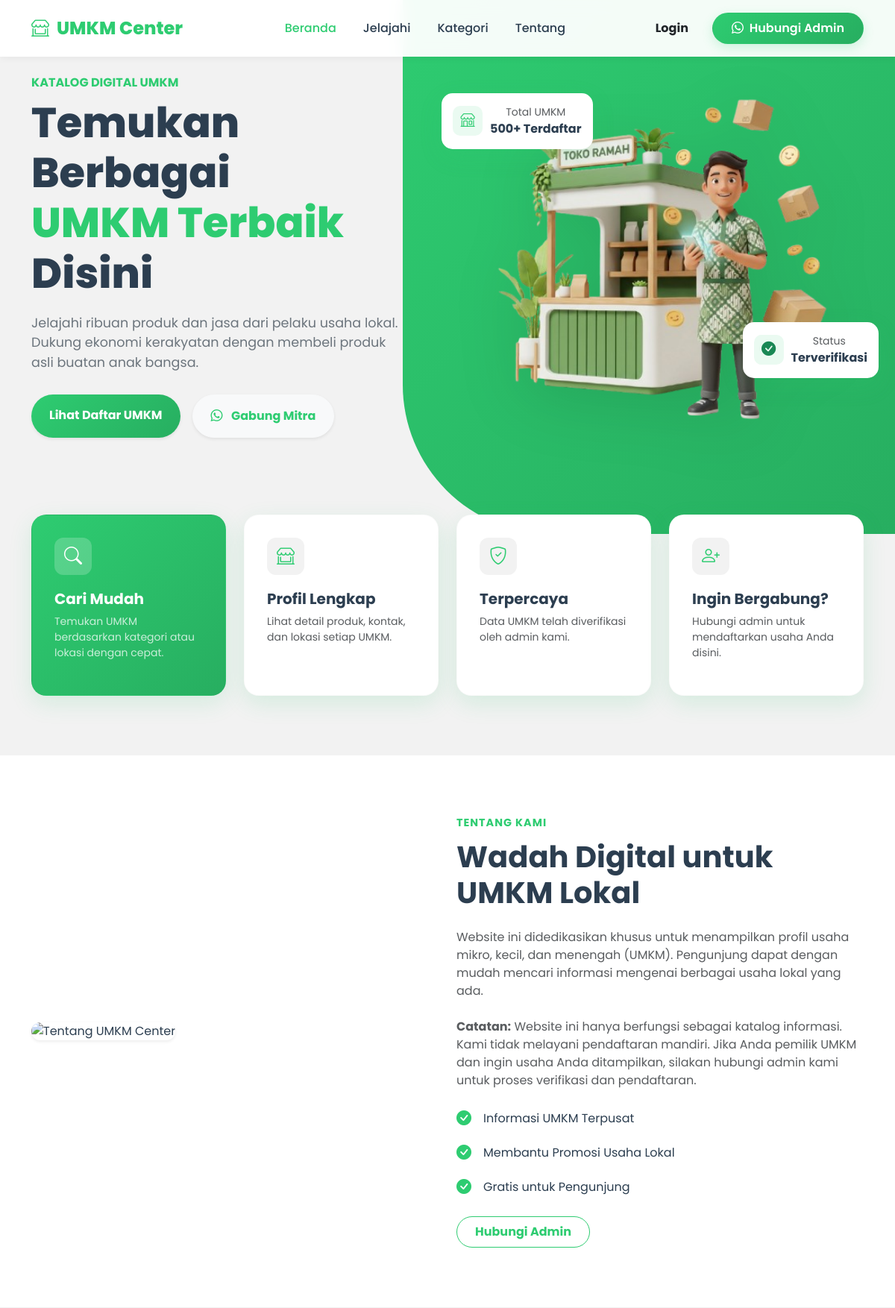
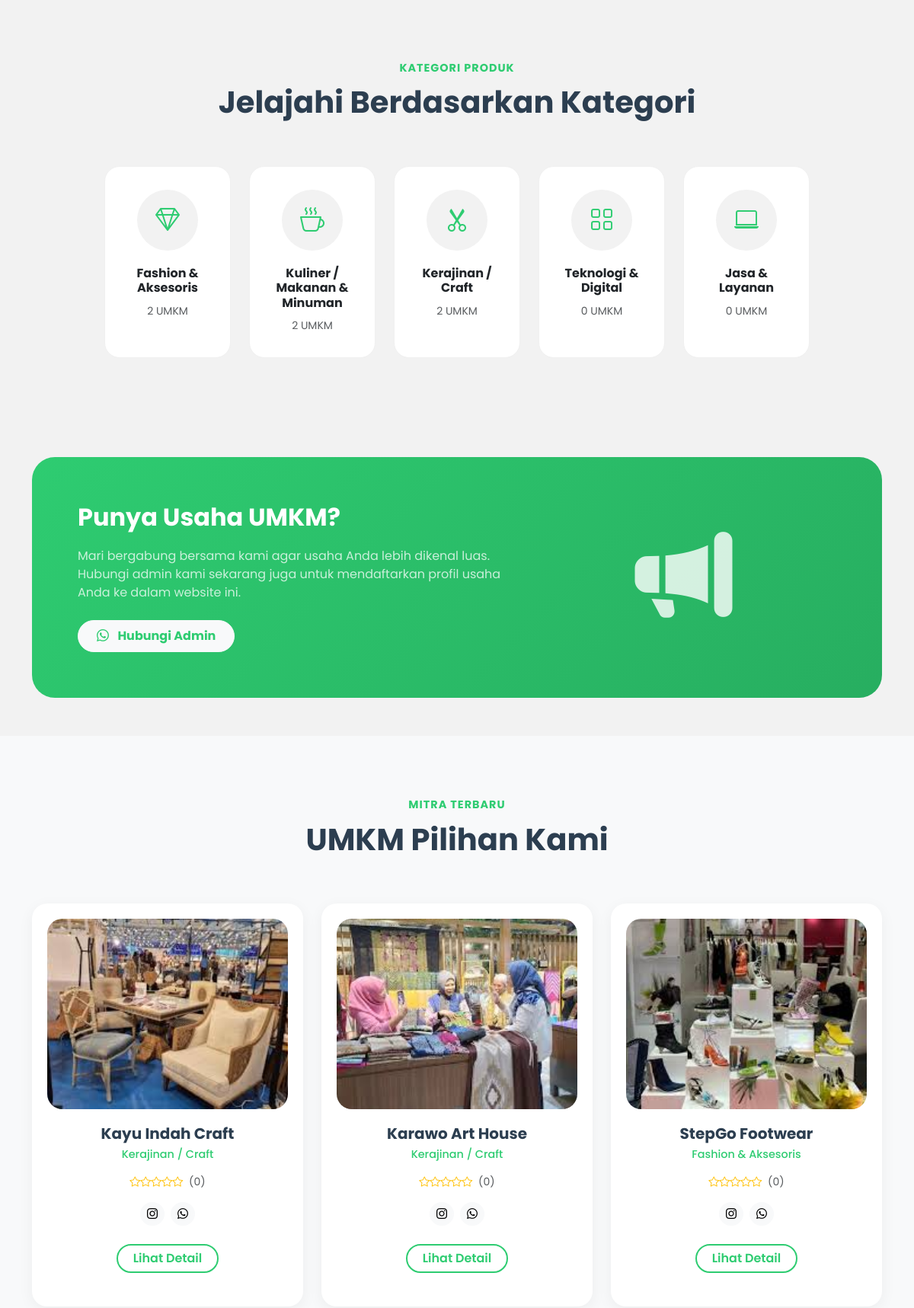
The page /public/index.php (upper part) on the database its author committed (2 pictures, top to bottom).
### tables this page shows
CREATE TABLE `kategori` (
  `id_kategori` int(11) NOT NULL,
  `nama_kategori` varchar(100) DEFAULT NULL
);

CREATE TABLE `umkm` (
  `id_umkm` int(11) NOT NULL,
  `nama_umkm` varchar(100) DEFAULT NULL,
  `pemilik` varchar(100) DEFAULT NULL,
  `id_kategori` int(11) DEFAULT NULL,
  `alamat` text DEFAULT NULL,
  `kontak` varchar(50) DEFAULT NULL,
  `deskripsi` text DEFAULT NULL,
  `foto` varchar(255) DEFAULT NULL,
  `link_maps` varchar(255) DEFAULT NULL
);

### public/index.php (the view, shortened to what this page needs)
<?php
include('../config/database.php');
include('../includes/header_public.php');
?>
<section class="hero-section">
  <div class="container">
    <div class="row align-items-center">
      <div class="col-lg-6">
        <span class="text-primary fw-bold letter-spacing-1 mb-2 d-block">KATALOG DIGITAL UMKM</span>
        <h1 class="hero-title">Temukan Berbagai <br> <span class="text-primary">UMKM Terbaik</span> Disini</h1>
        <p class="hero-subtitle">
          Jelajahi ribuan produk dan jasa dari pelaku usaha lokal. Dukung ekonomi kerakyatan dengan membeli produk asli buatan anak bangsa.
        </p>
        <div class="d-flex gap-3">
          <a href="daftar_umkm.php" class="btn btn-primary rounded-pill px-4 py-3 fw-bold shadow-sm">
            Lihat Daftar UMKM
          </a>
          <a href="https://wa.me/6285242384100" class="btn btn-light rounded-pill px-4 py-3 fw-bold text-primary shadow-sm">
            <i class="bi bi-whatsapp me-2"></i> Gabung Mitra
          </a>
        </div>
      </div>
      <div class="col-lg-6 text-center">
        <div class="hero-img-container">
          <img src="../assets/img/hero-umkm-removebg-preview.png"
               alt="UMKM Illustration" class="hero-img rounded-4">
          <div class="floating-badge" style="top: 10%; left: -20px;">
            <div class="badge-icon"><i class="bi bi-shop"></i></div>
            <div>
              <small class="d-block text-muted">Total UMKM</small>
              <strong>500+ Terdaftar</strong>
            </div>
          </div>
          <div class="floating-badge" style="bottom: 20%; right: -20px; animation-delay: 1s;">
            <div class="badge-icon"><i class="bi bi-check-circle-fill text-success"></i></div>
            <div>
              <small class="d-block text-muted">Status</small>
              <strong>Terverifikasi</strong>
            </div>
          </div>
        </div>
      </div>
    </div>
  </div>
</section>
<section class="info-cards-section">
  <div class="container">
    <div class="row g-4">
      <div class="col-md-3 col-sm-6">
        <div class="info-card primary">
          <div class="icon-box"><i class="bi bi-search"></i></div>
          <h5 class="fw-bold mb-2">Cari Mudah</h5>
          <p class="small opacity-75 mb-3">Temukan UMKM berdasarkan kategori atau lokasi dengan cepat.</p>
        </div>
      </div>
      <div class="col-md-3 col-sm-6">
        <div class="info-card">
          <div class="icon-box"><i class="bi bi-shop-window"></i></div>
          <h5 class="fw-bold mb-2">Profil Lengkap</h5>
          <p class="small text-muted mb-3">Lihat detail produk, kontak, dan lokasi setiap UMKM.</p>
        </div>
      </div>
      <div class="col-md-3 col-sm-6">
        <div class="info-card">
          <div class="icon-box"><i class="bi bi-shield-check"></i></div>
          <h5 class="fw-bold mb-2">Terpercaya</h5>
          <p class="small text-muted mb-3">Data UMKM telah diverifikasi oleh admin kami.</p>
        </div>
      </div>
      <div class="col-md-3 col-sm-6">
        <div class="info-card">
          <div class="icon-box"><i class="bi bi-person-plus"></i></div>
          <h5 class="fw-bold mb-2">Ingin Bergabung?</h5>
          <p class="small text-muted mb-3">Hubungi admin untuk mendaftarkan usaha Anda disini.</p>
        </div>
      </div>
    </div>
  </div>
</section>
<section id="tentang" class="section-padding bg-white">
  <div class="container">
    <div class="row align-items-center">
      <div class="col-lg-6 mb-4 mb-lg-0">
        <img src="https://img.freepik.com/free-vector/local-shop-concept-illustration_114360-6836.jpg"
             alt="Tentang UMKM Center" class="img-fluid rounded-4 shadow-sm">
      </div>
      <div class="col-lg-6">
        <span class="section-sub">TENTANG KAMI</span>
        <h2 class="section-head-title mb-4">Wadah Digital untuk UMKM Lokal</h2>
        <p class="text-muted mb-4">
          Website ini didedikasikan khusus untuk menampilkan profil usaha mikro, kecil, dan menengah (UMKM). Pengunjung dapat dengan mudah mencari informasi mengenai berbagai usaha lokal yang ada.
        </p>
        <p class="text-muted mb-4">
          <strong>Catatan:</strong> Website ini hanya berfungsi sebagai katalog informasi. Kami tidak melayani pendaftaran mandiri. Jika Anda pemilik UMKM dan ingin usaha Anda ditampilkan, silakan hubungi admin kami untuk proses verifikasi dan pendaftaran.
        </p>
        <ul class="list-unstyled mb-4">
          <li class="d-flex align-items-center mb-3">
            <i class="bi bi-check-circle-fill text-primary me-3 fs-5"></i>
            <span>Informasi UMKM Terpusat</span>
          </li>
          <li class="d-flex align-items-center mb-3">
            <i class="bi bi-check-circle-fill text-primary me-3 fs-5"></i>
            <span>Membantu Promosi Usaha Lokal</span>
          </li>
          <li class="d-flex align-items-center mb-3">
            <i class="bi bi-check-circle-fill text-primary me-3 fs-5"></i>
            <span>Gratis untuk Pengunjung</span>
          </li>
        </ul>
        <a href="https://wa.me/6281234567890" class="btn btn-outline-primary rounded-pill px-4 py-2 fw-bold">Hubungi Admin</a>
      </div>
    </div>
  </div>
</section>
<section id="kategori" class="section-padding">
  <div class="container">
    <div class="section-header">
      <span class="section-sub">Kategori Produk</span>
      <h2 class="section-head-title">Jelajahi Berdasarkan Kategori</h2>
    </div>
    <div class="row g-4 justify-content-center">
      <?php
      $kategori_query = mysqli_query($koneksi, "SELECT k.*, COUNT(u.id_umkm) as jumlah_umkm
                                              FROM kategori k
                                              LEFT JOIN umkm u ON k.id_kategori = u.id_kategori
                                              GROUP BY k.id_kategori
                                              ORDER BY jumlah_umkm DESC LIMIT 5");
      while ($kat = mysqli_fetch_assoc($kategori_query)):
        $icon = 'bi-grid';
        $nama_kat = strtolower($kat['nama_kategori']);
        if (strpos($nama_kat, 'kuliner') !== false || strpos($nama_kat, 'makan') !== false) {
            $icon = 'bi-cup-hot';
        } elseif (strpos($nama_kat, 'fashion') !== false || strpos($nama_kat, 'baju') !== false) {
            $icon = 'bi-gem';
        } elseif (strpos($nama_kat, 'kerajinan') !== false || strpos($nama_kat, 'craft') !== false) {
            $icon = 'bi-scissors';
        } elseif (strpos($nama_kat, 'jasa') !== false || strpos($nama_kat, 'service') !== false) {
            $icon = 'bi-laptop';
        } elseif (strpos($nama_kat, 'tani') !== false || strpos($nama_kat, 'agro') !== false) {
            $icon = 'bi-flower1';
        }
      ?>
      <div class="col-lg-2 col-md-4 col-6">
        <a href="daftar_umkm.php?kategori=<?= $kat['id_kategori'] ?>" class="text-decoration-none text-dark">
          <div class="service-card">
            <div class="service-icon"><i class="bi <?= $icon ?>"></i></div>
            <h6 class="fw-bold"><?= htmlspecialchars($kat['nama_kategori']) ?></h6>
            <small class="text-muted"><?= $kat['jumlah_umkm'] ?> UMKM</small>
          </div>
        </a>
      </div>
      <?php endwhile; ?>
    </div>
  </div>
</section>
<section class="container">
  <div class="features-banner">
    <div class="row align-items-center">
      <div class="col-md-7">
        <h2>Punya Usaha UMKM?</h2>
        <p class="mb-4 opacity-75">
          Mari bergabung bersama kami agar usaha Anda lebih dikenal luas. Hubungi admin kami sekarang juga untuk mendaftarkan profil usaha Anda ke dalam website ini.
        </p>
        <a href="https://wa.me/6281234567890" class="btn btn-light text-primary rounded-pill px-4 py-2 fw-bold">
          <i class="bi bi-whatsapp me-2"></i> Hubungi Admin
        </a>
      </div>
      <div class="col-md-5 text-center d-none d-md-block">
        <i class="bi bi-megaphone-fill" style="font-size: 8rem; opacity: 0.8;"></i>
      </div>
    </div>
  </div>
</section>
<section class="section-padding bg-light">
  <div class="container">
    <div class="section-header">
      <span class="section-sub">Mitra Terbaru</span>
      <h2 class="section-head-title">UMKM Pilihan Kami</h2>
    </div>
    <div class="row g-4">
      <?php
      $query = mysqli_query($koneksi, "SELECT umkm.*, kategori.nama_kategori, AVG(ulasan.rating) as avg_rating
                                     FROM umkm
                                     LEFT JOIN kategori ON umkm.id_kategori = kategori.id_kategori
                                     LEFT JOIN ulasan ON umkm.id_umkm = ulasan.id_umkm
                                     GROUP BY umkm.id_umkm
                                     ORDER BY id_umkm DESC LIMIT 3");
      if (mysqli_num_rows($query) > 0):
        while ($row = mysqli_fetch_assoc($query)):
      ?>
      <div class="col-md-4">
        <div class="umkm-card">
          <div class="umkm-img-wrapper">
            <img src="../uploads/umkm/<?= $row['foto'] ?>" alt="<?= $row['nama_umkm'] ?>" class="umkm-img">
          </div>
          <h5 class="umkm-name"><?= $row['nama_umkm'] ?></h5>
          <p class="umkm-category"><?= htmlspecialchars($row['nama_kategori'] ?? 'Umum') ?></p>
          <div class="mb-3 text-warning small">
            <?php
            $rating = $row['avg_rating'] ? round($row['avg_rating'], 1) : 0;
            for ($i = 1; $i <= 5; $i++) {
                if ($i <= $rating) {
                    echo '<i class="bi bi-star-fill"></i>';
                } elseif ($i - 0.5 <= $rating) {
                    echo '<i class="bi bi-star-half"></i>';
                } else {
                    echo '<i class="bi bi-star"></i>';
                }
            }
            ?>
            <span class="text-muted ms-1">(<?= $rating ?>)</span>
          </div>
          <div class="d-flex justify-content-center gap-2 mb-4">
            <a href="#" class="btn btn-sm btn-light rounded-circle"><i class="bi bi-instagram"></i></a>
            <a href="#" class="btn btn-sm btn-light rounded-circle"><i class="bi bi-whatsapp"></i></a>
          </div>
          <a href="detail.php?id=<?= $row['id_umkm'] ?>&from=index" class="btn btn-outline-custom mb-4">Lihat Detail</a>
        </div>
      </div>
      <?php endwhile; else: ?>
      <div class="col-12 text-center">
        <p class="text-muted">Belum ada data UMKM.</p>
      </div>
      <?php endif; ?>
    </div>
  </div>
</section>
<?php include('../includes/footer_public.php'); ?>

### assets/css/style.css (style rules this page uses)
:root { --primary-color: #2ecc71; --secondary-color: #27ae60; --accent-color: #f2f2f2; --text-dark: #2c3e50; --text-light: #6c757d; --white: #ffffff; --gradient-primary: linear-gradient(135deg, #2ecc71 0%, #27ae60 100%); --shadow-soft: 0 10px 30px rgba(46, 204, 113, 0.15); --shadow-hover: 0 20px 40px rgba(46, 204, 113, 0.25); --radius-lg: 20px; --radius-xl: 30px; }
body { background-color: var(--accent-color); font-family: "Poppins", sans-serif; color: var(--text-dark); overflow-x: hidden; }
.text-primary { color: var(--primary-color) !important; }
.btn-primary { background: var(--gradient-primary) !important; border: none !important; }
.btn-outline-primary { color: var(--primary-color) !important; border-color: var(--primary-color) !important; }
.hero-section { position: relative; padding-top: 70px; padding-bottom: 100px; overflow: hidden; }
.hero-title { font-size: 3.5rem; font-weight: 800; line-height: 1.2; margin-bottom: 20px; color: var(--text-dark); }
.hero-subtitle { font-size: 1.1rem; color: var(--text-light); margin-bottom: 30px; max-width: 500px; }
.hero-img-container { position: relative; z-index: 1; }
.hero-img { width: 100%; max-width: 600px; filter: drop-shadow(0 20px 40px rgba(0, 0, 0, 0.1)); }
.floating-badge { position: absolute; background: white; padding: 15px; border-radius: 15px; box-shadow: var(--shadow-soft); display: flex; align-items: center; gap: 10px; animation: float 3s ease-in-out infinite; }
.badge-icon { width: 40px; height: 40px; background: #eafaf1; border-radius: 10px; display: flex; align-items: center; justify-content: center; color: var(--primary-color); font-size: 1.2rem; }
.info-cards-section { margin-top: -50px; position: relative; z-index: 10; padding-bottom: 80px; }
.info-card { background: white; padding: 30px; border-radius: var(--radius-lg); box-shadow: var(--shadow-soft); height: 100%; transition: transform 0.3s; border: 1px solid rgba(0, 0, 0, 0.02); }
.info-card.primary { background: var(--gradient-primary); color: white; }
.info-card.primary p, .info-card.primary h5 { color: white; }
.info-card .icon-box { width: 50px; height: 50px; background: var(--accent-color); border-radius: 12px; display: flex; align-items: center; justify-content: center; color: var(--primary-color); font-size: 1.5rem; margin-bottom: 20px; }
.info-card.primary .icon-box { background: rgba(255, 255, 255, 0.2); color: white; }
.section-padding { padding: 80px 0; }
.section-header { text-align: center; margin-bottom: 60px; }
.section-sub { color: var(--primary-color); font-weight: 700; text-transform: uppercase; letter-spacing: 1px; font-size: 0.9rem; display: block; margin-bottom: 10px; }
.section-head-title { font-size: 2.5rem; font-weight: 700; color: var(--text-dark); }
.service-card { text-align: center; padding: 30px; border-radius: var(--radius-lg); background: white; transition: all 0.3s; border: 1px solid #f0f0f0; height: 100%; }
.service-icon { width: 80px; height: 80px; margin: 0 auto 20px; background: var(--accent-color); border-radius: 50%; display: flex; align-items: center; justify-content: center; font-size: 2rem; color: var(--primary-color); transition: 0.3s; }
.features-banner { background: var(--gradient-primary); border-radius: var(--radius-xl); padding: 60px; color: white; position: relative; overflow: hidden; margin: 50px 0; }
.features-banner h2 { font-weight: 700; margin-bottom: 20px; }
.umkm-card { background: white; border-radius: var(--radius-lg); overflow: hidden; box-shadow: 0 5px 20px rgba(0, 0, 0, 0.05); transition: 0.3s; text-align: center; padding-bottom: 20px; }
.umkm-img-wrapper { padding: 20px; }
.umkm-img { width: 100%; height: 250px; object-fit: cover; border-radius: var(--radius-lg); background: var(--accent-color); }
.umkm-name { font-weight: 700; color: var(--text-dark); margin-bottom: 5px; }
.umkm-category { color: var(--primary-color); font-size: 0.9rem; font-weight: 500; margin-bottom: 15px; }
.btn-outline-custom { border: 2px solid var(--primary-color); color: var(--primary-color); border-radius: 50px; padding: 5px 20px; font-weight: 600; }

### rows shown on the page
kategori: nama_kategori "Fashion & Aksesoris", jumlah_umkm "2"
kategori: nama_kategori "Kuliner / Makanan & Minuman", jumlah_umkm "2"
kategori: nama_kategori "Kerajinan / Craft", jumlah_umkm "2"
kategori: nama_kategori "Teknologi & Digital", jumlah_umkm "0"
kategori: nama_kategori "Jasa & Layanan", jumlah_umkm "0"
umkm: foto (picture), nama_umkm "Kayu Indah Craft", id_kategori.nama_kategori "Kerajinan / Craft", rating "0"
umkm: foto (picture), nama_umkm "Karawo Art House", id_kategori.nama_kategori "Kerajinan / Craft", rating "0"
umkm: foto (picture), nama_umkm "StepGo Footwear", id_kategori.nama_kategori "Fashion & Aksesoris", rating "0"
